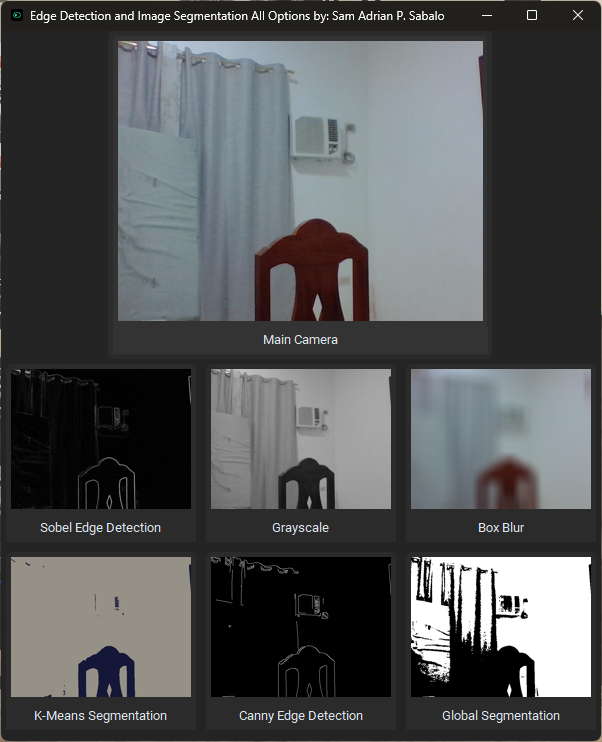
#> input picture All.png, 602 x 742 px; its folder holds only this picture in this run
$ python -i Filters_functions.py   (imports and definitions only)
#> lines starting #> are read from the running program, lines starting #| are printed output that depends on the picture
#> further down, picture is the input picture: shape (742, 602, 3); mean B, G, R 84.2, 83.3, 81.6
from cv2 import cvtColor, COLOR_BGR2GRAY, blur, Sobel, CV_64F, magnitude, normalize, NORM_MINMAX, Canny, threshold, COLOR_GRAY2BGR, TERM_CRITERIA_EPS, TERM_CRITERIA_MAX_ITER, kmeans, KMEANS_RANDOM_CENTERS, COLOR_BGR2RGB
from numpy import ndarray, float32, uint8, clip
from cv2.typing import MatLike
from typing import Tuple

# [35 lines left out: functions grayscale, box_blur, not called in this run]

def sobel_edge_detection(image: ndarray, ksize: int = 3, scale: int = 1, delta: int = 0) -> ndarray:
    """
    Applies Sobel edge detection to the given image.

    Arguments:
    ----------
        image (numpy.ndarray): The input image.
        ksize (int): Aperture size for the Sobel kernel. Default is 3.
        scale (int): Optional scale factor for the computed derivative values. Default is 1.
        delta (int): Optional delta value that is added to the results prior to storing them. Default is 0.

    Returns:
    --------
        numpy.ndarray: The image with Sobel edge detection applied.
    """
#> called with ksize = 3, scale = 1, delta = 0
    gray: ndarray = cvtColor(image, COLOR_BGR2GRAY)
    sobel_x: ndarray = Sobel(gray, CV_64F, 1, 0, ksize=ksize, scale=scale, delta=delta)
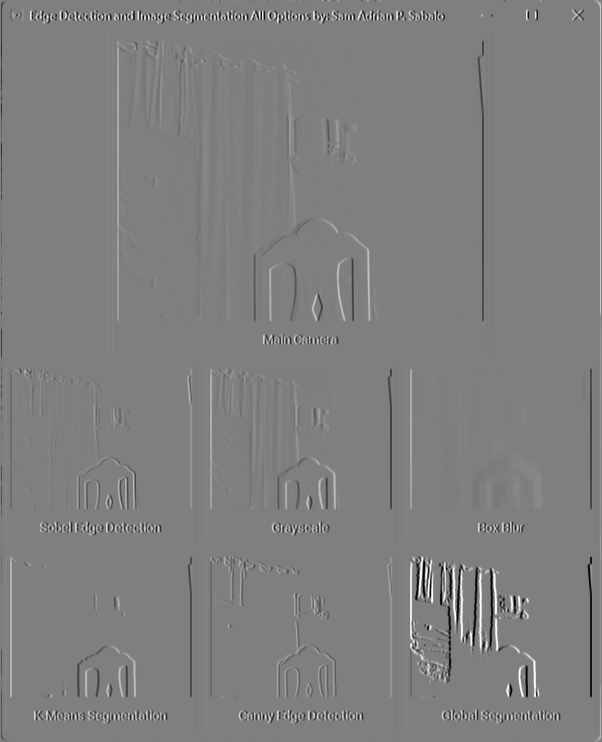
#> sobel_x: shape (742, 602) float64; min -1020, max 1020, mean 0.2; drawn with min black and max white
    sobel_y: ndarray = Sobel(gray, CV_64F, 0, 1, ksize=ksize, scale=scale, delta=delta)
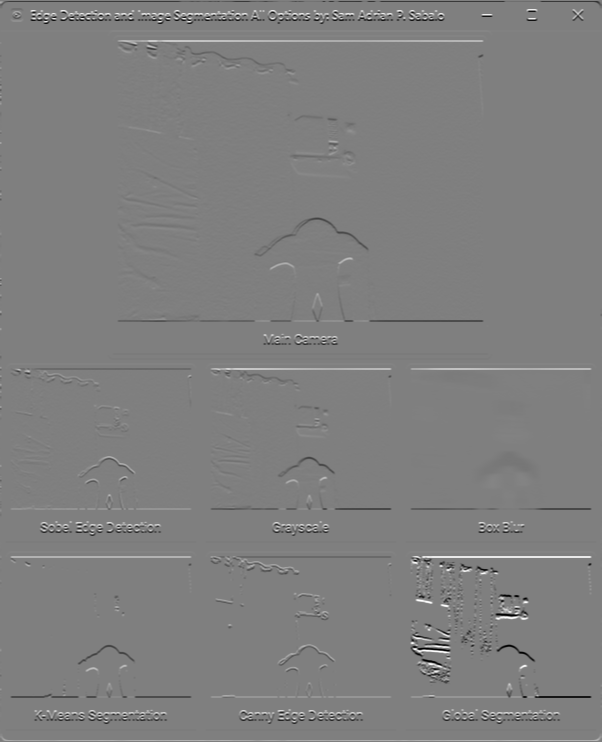
#> sobel_y: shape (742, 602) float64; min -1020, max 1020, mean -0.1; drawn with min black and max white
    magnitude_image: ndarray = magnitude(sobel_x, sobel_y)
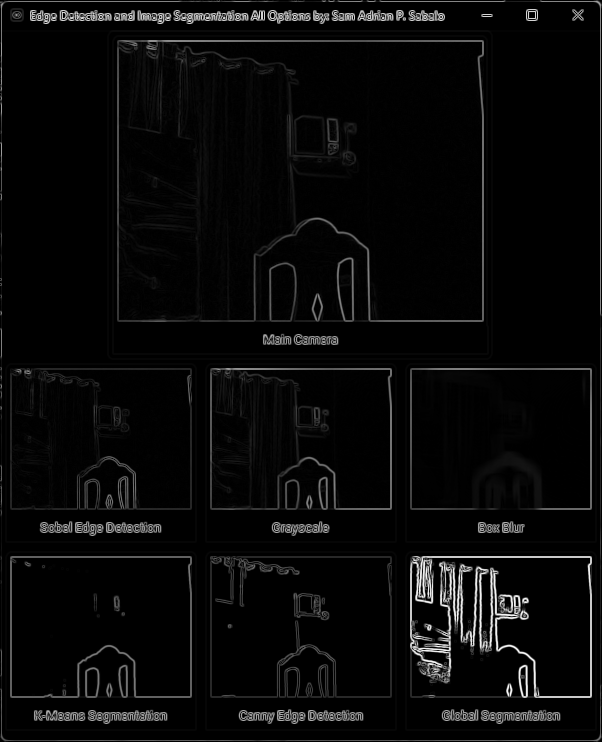
#> magnitude_image: shape (742, 602) float64; min 0, max 1070, mean 39; drawn with min black and max white
    magnitude_image = normalize(magnitude_image, None, 0, 255, NORM_MINMAX).astype('uint8') # type: ignore
    return cvtColor(magnitude_image, COLOR_GRAY2BGR)

# [52 lines left out: functions canny_edge_detection, global_segmentation, kmeans_segmentation, not called in this run]

>>> import cv2
>>> picture = cv2.imread('All.png')
>>> result = sobel_edge_detection(picture)

$ run again, on UI.png
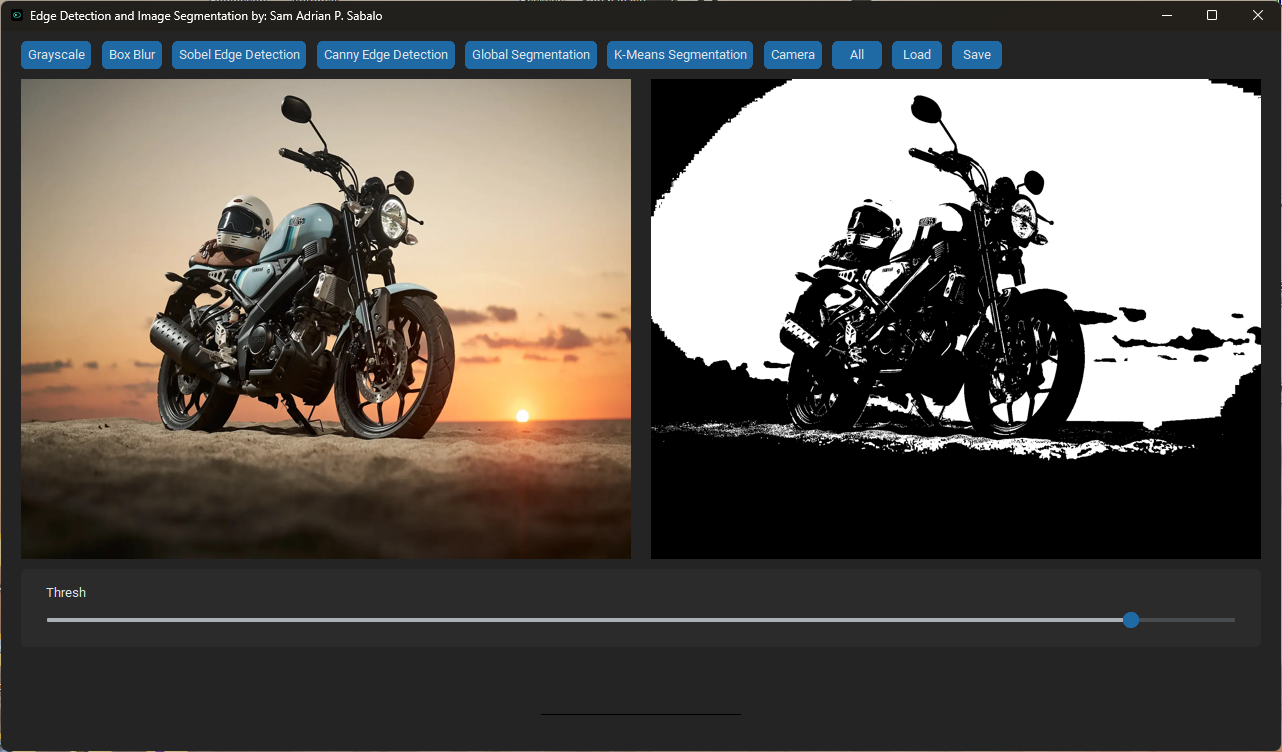
#> input picture UI.png, 1282 x 752 px
#> picture is the input picture: shape (752, 1282, 3); mean B, G, R 86.8, 92.5, 97.5
#> in sobel_edge_detection, `sobel_y: ndarray = Sobel(gray, CV_64F, 0, 1, ksize=ksize, scale=scale,..`:
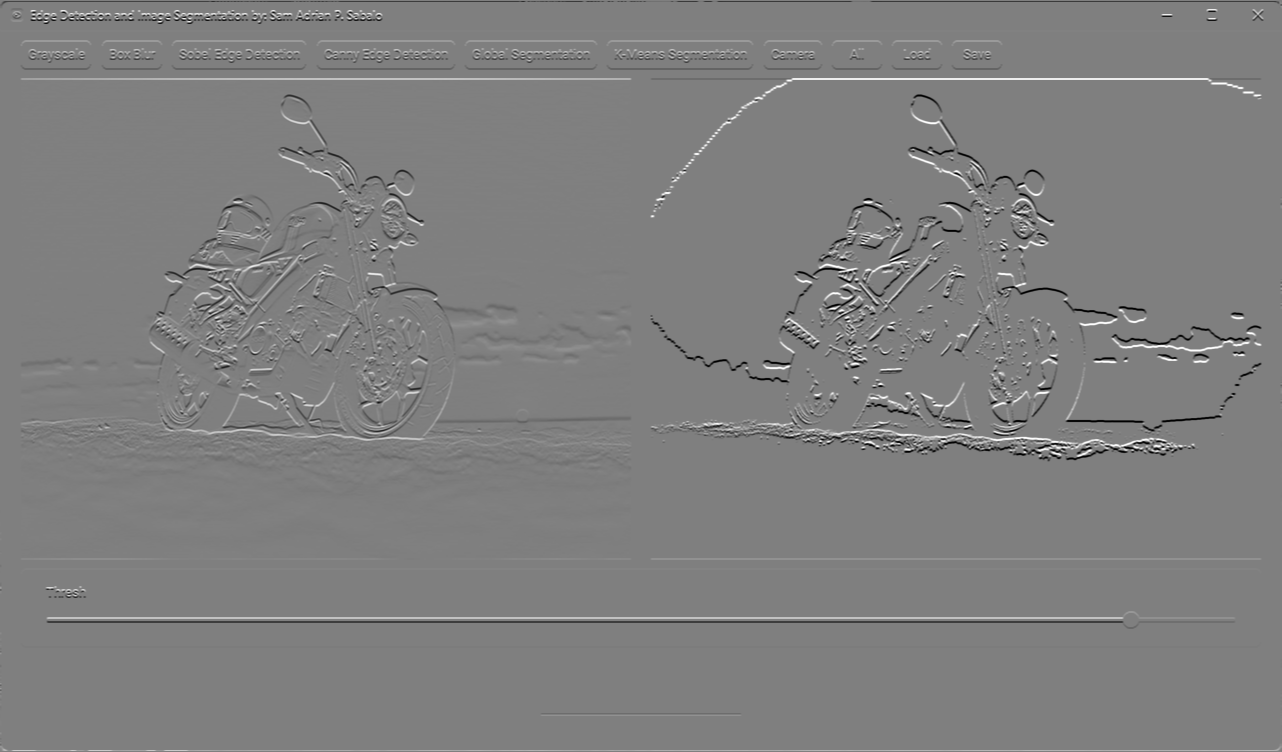
#> sobel_y: shape (752, 1282) float64; min -1020, max 1020, mean -0.1; drawn with min black and max white
#> in sobel_edge_detection, `magnitude_image: ndarray = magnitude(sobel_x, sobel_y)`:
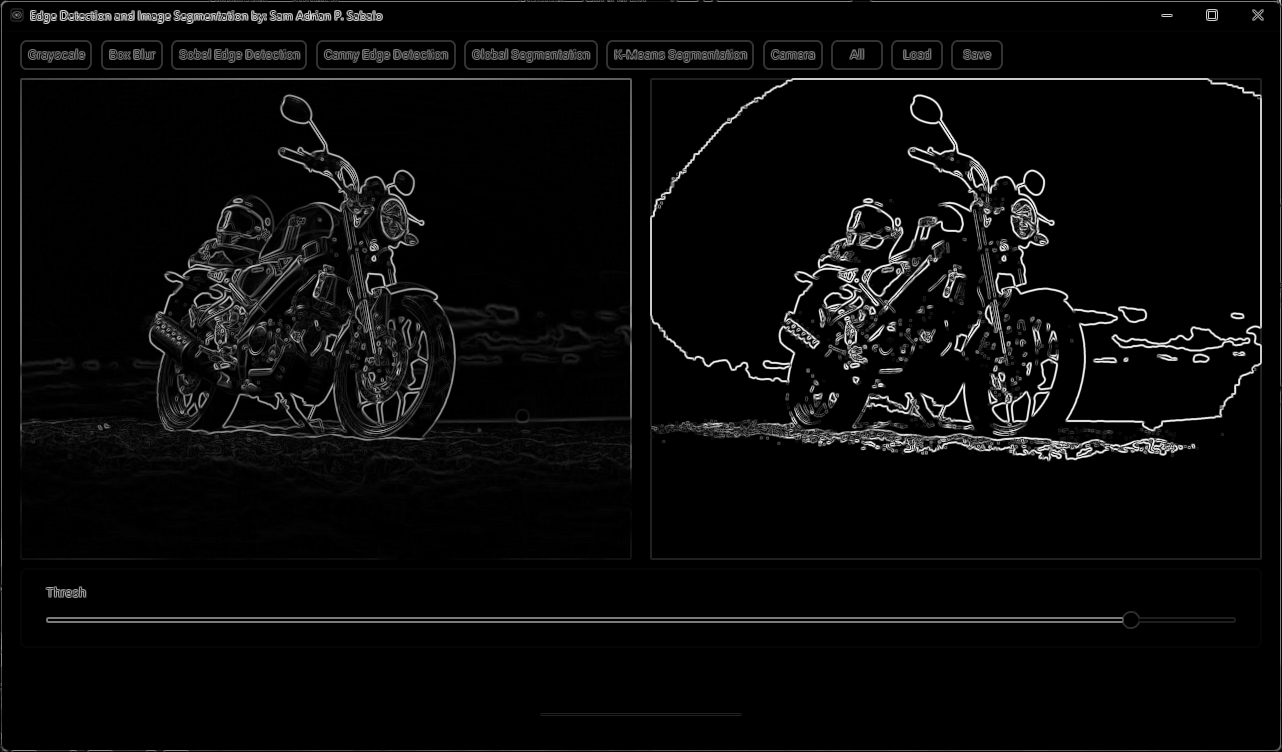
#> magnitude_image: shape (752, 1282) float64; min 0, max 1092.8, mean 43.4; drawn with min black and max white
